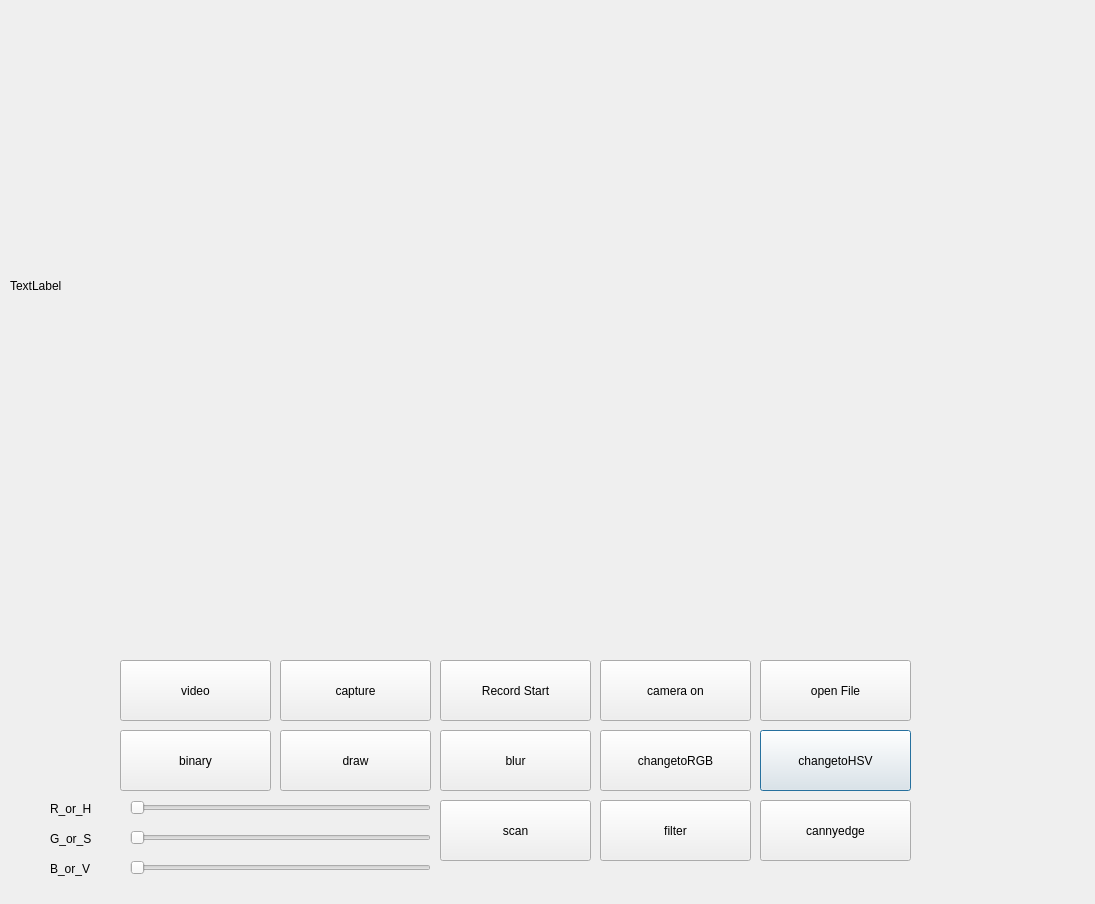
<?xml version="1.0" encoding="UTF-8"?>
<ui version="4.0">
 <class>Dialog</class>
 <widget class="QDialog" name="Dialog">
  <property name="geometry">
   <rect>
    <x>0</x>
    <y>0</y>
    <width>1095</width>
    <height>904</height>
   </rect>
  </property>
  <property name="windowTitle">
   <string>Dialog</string>
  </property>
  <widget class="QLabel" name="label">
   <property name="geometry">
    <rect>
     <x>10</x>
     <y>10</y>
     <width>1081</width>
     <height>551</height>
    </rect>
   </property>
   <property name="text">
    <string>TextLabel</string>
   </property>
  </widget>
  <widget class="QLabel" name="label_3">
   <property name="geometry">
    <rect>
     <x>50</x>
     <y>830</y>
     <width>67</width>
     <height>17</height>
    </rect>
   </property>
   <property name="text">
    <string>G_or_S</string>
   </property>
  </widget>
  <widget class="QPushButton" name="HSV">
   <property name="geometry">
    <rect>
     <x>760</x>
     <y>730</y>
     <width>151</width>
     <height>61</height>
    </rect>
   </property>
   <property name="text">
    <string>changetoHSV</string>
   </property>
  </widget>
  <widget class="QLabel" name="label_4">
   <property name="geometry">
    <rect>
     <x>50</x>
     <y>860</y>
     <width>67</width>
     <height>17</height>
    </rect>
   </property>
   <property name="text">
    <string>B_or_V</string>
   </property>
  </widget>
  <widget class="QSlider" name="R_or_H">
   <property name="geometry">
    <rect>
     <x>130</x>
     <y>800</y>
     <width>301</width>
     <height>16</height>
    </rect>
   </property>
   <property name="orientation">
    <enum>Qt::Horizontal</enum>
   </property>
  </widget>
  <widget class="QPushButton" name="videobtn">
   <property name="geometry">
    <rect>
     <x>120</x>
     <y>660</y>
     <width>151</width>
     <height>61</height>
    </rect>
   </property>
   <property name="text">
    <string>video</string>
   </property>
  </widget>
  <widget class="QPushButton" name="camerabtn">
   <property name="geometry">
    <rect>
     <x>600</x>
     <y>660</y>
     <width>151</width>
     <height>61</height>
    </rect>
   </property>
   <property name="text">
    <string>camera on</string>
   </property>
  </widget>
  <widget class="QLabel" name="label_2">
   <property name="geometry">
    <rect>
     <x>50</x>
     <y>800</y>
     <width>67</width>
     <height>17</height>
    </rect>
   </property>
   <property name="text">
    <string>R_or_H</string>
   </property>
  </widget>
  <widget class="QPushButton" name="capturebtn">
   <property name="geometry">
    <rect>
     <x>280</x>
     <y>660</y>
     <width>151</width>
     <height>61</height>
    </rect>
   </property>
   <property name="text">
    <string>capture</string>
   </property>
  </widget>
  <widget class="QPushButton" name="RGB">
   <property name="geometry">
    <rect>
     <x>600</x>
     <y>730</y>
     <width>151</width>
     <height>61</height>
    </rect>
   </property>
   <property name="text">
    <string>changetoRGB</string>
   </property>
  </widget>
  <widget class="QPushButton" name="recordbtn">
   <property name="geometry">
    <rect>
     <x>440</x>
     <y>660</y>
     <width>151</width>
     <height>61</height>
    </rect>
   </property>
   <property name="text">
    <string>Record Start</string>
   </property>
  </widget>
  <widget class="QPushButton" name="open_File">
   <property name="geometry">
    <rect>
     <x>760</x>
     <y>660</y>
     <width>151</width>
     <height>61</height>
    </rect>
   </property>
   <property name="text">
    <string>open File</string>
   </property>
  </widget>
  <widget class="QSlider" name="G_or_S">
   <property name="geometry">
    <rect>
     <x>130</x>
     <y>830</y>
     <width>301</width>
     <height>16</height>
    </rect>
   </property>
   <property name="orientation">
    <enum>Qt::Horizontal</enum>
   </property>
  </widget>
  <widget class="QSlider" name="B_or_V">
   <property name="geometry">
    <rect>
     <x>130</x>
     <y>860</y>
     <width>301</width>
     <height>16</height>
    </rect>
   </property>
   <property name="orientation">
    <enum>Qt::Horizontal</enum>
   </property>
  </widget>
  <widget class="QPushButton" name="draw">
   <property name="geometry">
    <rect>
     <x>280</x>
     <y>730</y>
     <width>151</width>
     <height>61</height>
    </rect>
   </property>
   <property name="text">
    <string>draw</string>
   </property>
  </widget>
  <widget class="QPushButton" name="binary">
   <property name="geometry">
    <rect>
     <x>120</x>
     <y>730</y>
     <width>151</width>
     <height>61</height>
    </rect>
   </property>
   <property name="text">
    <string>binary</string>
   </property>
  </widget>
  <widget class="QPushButton" name="blur">
   <property name="geometry">
    <rect>
     <x>440</x>
     <y>730</y>
     <width>151</width>
     <height>61</height>
    </rect>
   </property>
   <property name="text">
    <string>blur</string>
   </property>
  </widget>
  <widget class="QPushButton" name="filter">
   <property name="geometry">
    <rect>
     <x>600</x>
     <y>800</y>
     <width>151</width>
     <height>61</height>
    </rect>
   </property>
   <property name="text">
    <string>filter</string>
   </property>
  </widget>
  <widget class="QPushButton" name="cannyedge">
   <property name="geometry">
    <rect>
     <x>760</x>
     <y>800</y>
     <width>151</width>
     <height>61</height>
    </rect>
   </property>
   <property name="text">
    <string>cannyedge</string>
   </property>
  </widget>
  <widget class="QPushButton" name="scan">
   <property name="geometry">
    <rect>
     <x>440</x>
     <y>800</y>
     <width>151</width>
     <height>61</height>
    </rect>
   </property>
   <property name="text">
    <string>scan</string>
   </property>
  </widget>
 </widget>
 <resources/>
 <connections/>
</ui>
